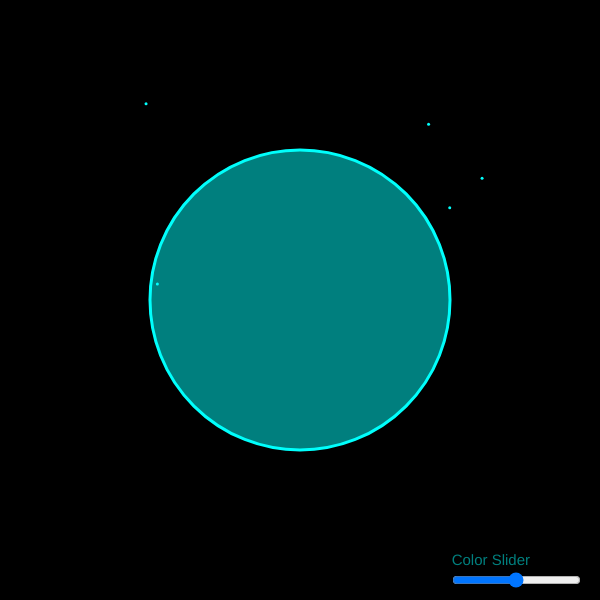
Frame 1 (no input)
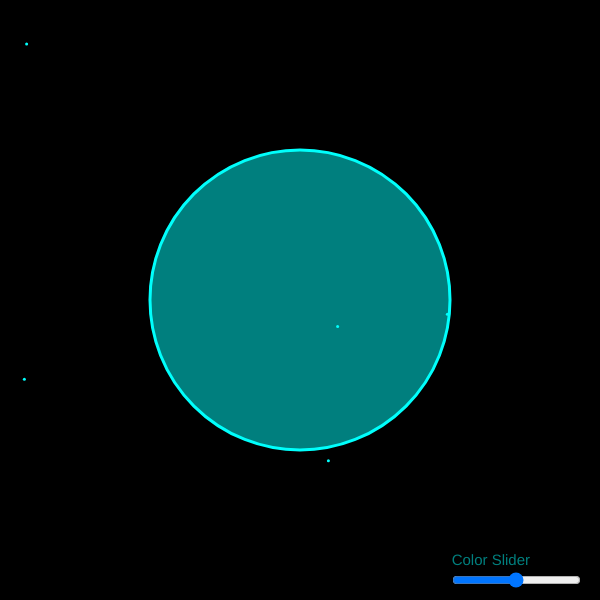
Frame 60 (no input)
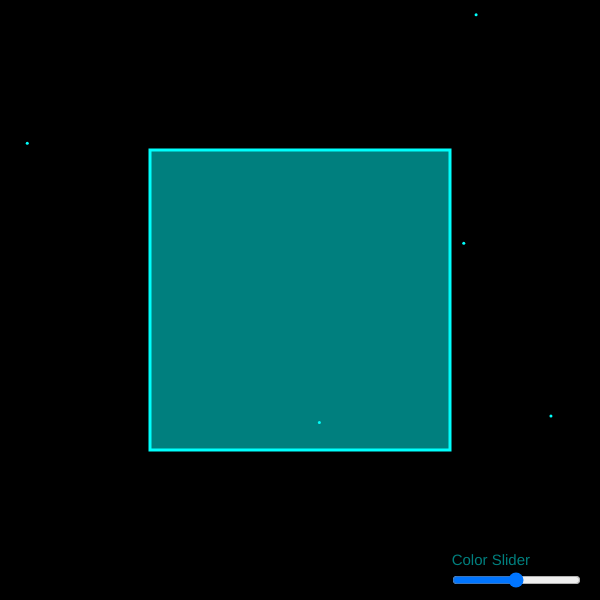
Frame 120 (the mouse pressed at the canvas centre since frame 60)

The p5.js sketch that drew these frames (run headless with seeded random() and noise() and a simulated clock; from frame 60 on, the mouse is pressed at the canvas centre):

// p5.js sketch
// ── sketch.js

// A HTML range slider
var slider;
var p = 0; //count of points
var numOfpoints = 5; //how many points we want

function setup() {
  createCanvas(600, 600);
  // hue, saturation, and brightness
  colorMode(HSB, 255);
  // slider has a range between 0 and 255 with a starting value of 127
  slider = createSlider(0, 255, 127);
  slider.position (450, 570)
}

function draw() {
  background(0);
  strokeWeight(3);

  //text
  textSize(15);
  textAlign(RIGHT);
  textFont("Helvetica");
  noStroke()
  fill(slider.value(), 255, 255, 127); //text match slider color
  text("Color Slider",530, 565);

  // Set the hue according to the slider
  stroke(slider.value(), 255, 255);
  fill(slider.value(), 255, 255, 127);
  if (mouseIsPressed) { //changes the shape if mouse is pressed
    rect(150, 150, 300, 300)
  } else {
    ellipse(300, 300, 300, 300);
  }

  
  //sparkly sky (points are redrawn randomly on the canvas everytime we go through the draw function
  stroke(slider.value(), 255, 255);
  //loop for 5 points 
  for (p = 0; p < numOfpoints; p ++){
    point(random(0,width),random(0,height));
  }
}
